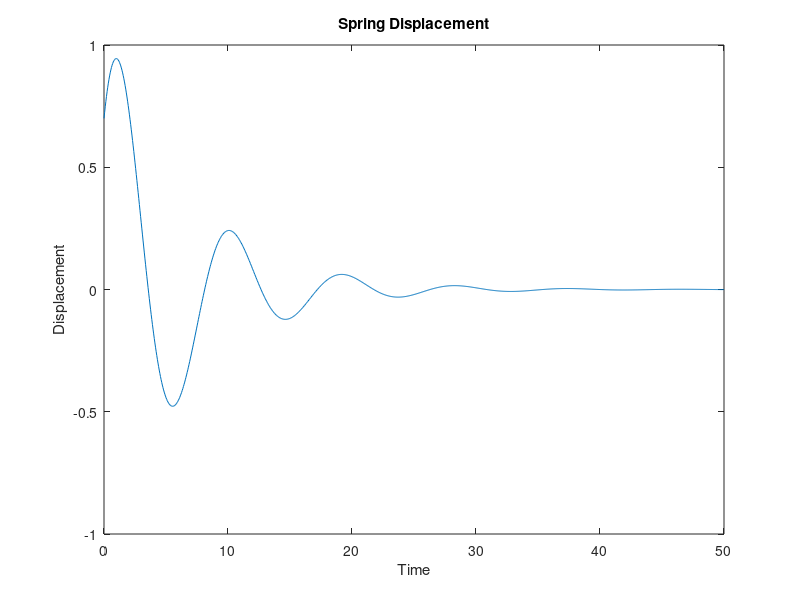
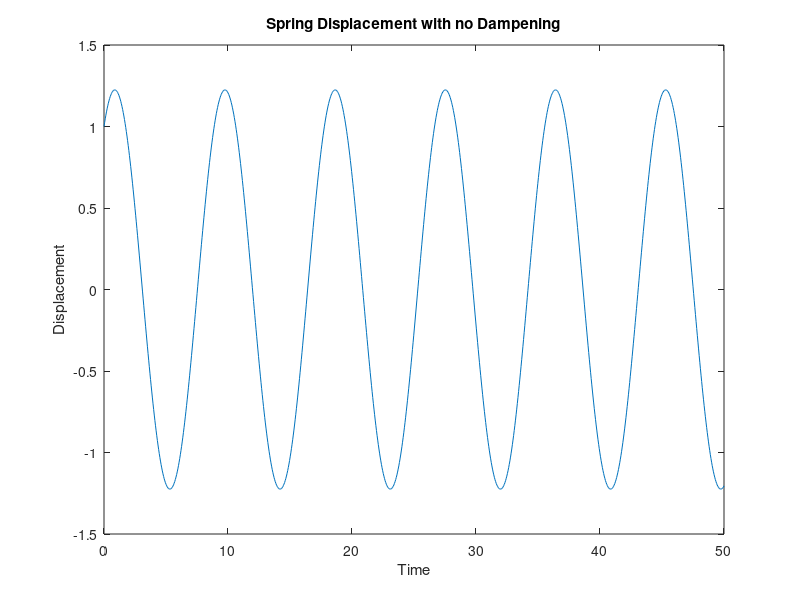

Recreate these plots in MATLAB, in order. (Note: this script raises an error after producing the figures.)
%% Lab 10
% Liam Hood
% Aero 300

clear
close all

%% 1
%Define givens
m = 1 ;
k = .5 ;
c = .3 ;
y0 = 2 ;
v0 = 0 ;

ydot = [ 0 1 ; -k/m -c/m ] ; %Spring description
[ x , lam ] = eig(ydot) ; %Find eigen
%c1 = (v0-((x(2,2)*y0)/x(1,2)))/(x(2,1)-((x(2,2)*x(1,1))/x(1,2))) ; %Find constants using initial values and fact that when t=0 exp will always be one
%c2 = (y0-x(1,1)*c1)/x(1,2) ; 
    cons1 = inv(x)*[y0;v0] ;
    c1 = cons1(1) ;
    c2 = cons1(2) ;
%y = @(t) x(1,1)*c1*exp( real(lam(1,1))*t ).*exp( imag(lam(1,1))*t ) + x(2,1)*c2*exp( real(lam(2,2))*t ).*exp( imag(lam(2,2))*t ) ; %Displacement function
y = @(t) x(1,1)*c1*exp( ( (lam(1,1))*t ) ) + x(2,1)*c2*exp( (lam(2,2))*t ) ;
t = linspace( 0 , 50 , 1000 ) ; 
displacement = y(t) ;

%Plot of displacement
plot( t , y(t) )
title( 'Spring Displacement' )
xlabel( 'Time' )
ylabel( 'Displacement' )

%Compare to no dampening
c = 0 ;
ydot = [ 0 1 ; -k/m -c/m ] ; %Spring description
[ x2 , lam2 ] = eig(ydot) ; %Find eigen
cons = inv( x2 )*[ y0 ; v0 ] ; %Find constants using initial values and fact that when t=0 exp will always be one
y2 = @(t) x2(1,1)*cons(1)*exp( lam2(1,1)*t ) + x2(2,1)*cons(2)*exp( lam2(2,2)*t ) ; %Displacement function
t = linspace( 0 , 50 , 1000 ) ; 

%Plot of displacement with no dampening
figure
plot( t , y2(t) )
title( 'Spring Displacement with no Dampening' )
xlabel( 'Time' )
ylabel( 'Displacement' )

disp( 'If c=0 then the sin wave continues indefinitely. The eigenvalues when ' )
disp( ' c = .3 have real components and when c=0 they do not.' )
disp( 'c=.3 eigenvalues' )
disp( lam )
disp( 'c=0 eigenvalues' )
disp( lam2 )

%% 2 

% x(1) = intitial guess
% while error < tolerance
    % x(ii+1) = A*x(ii)
    % x(ii+1) = x(ii+1)/max(x(ii+1))
    % m0 = Transpose( x(ii) )*x(ii)
    % m1 = Transpose( x(ii) )*x(ii+1)
    % m2 = Transpose( x(ii+1) )*x(ii+1)
    % error = square root( (m2/m1)-(m1/m0)^2 )
% end

%% 3 and 4
%Given
A = [ 1 1 4 -4 ; -1 4 0 4 ; 4 -1 3 4 ; 1 0 2 1 ] ;

Tol = 10^-10 ; % Tolerance
[ vec3 , lam3 ] = eig(A) ; %Find eigenvalues and eigenvectors using built in function
[ vecP3 , iteration ] = eigenpower( A , Tol ) ; %Using my function
%Answer questions
disp( 'My power method function gives the largest eigenvector but with the ' )
disp( 'opposite sign as eig function.' )
disp( 'Eigenvectors followed by eigenvalues' )
disp( vec3 )
disp( lam3 )
disp( 'Eigenvector from my power method function' )
disp( vecP3 )

%% 5
%Given
A = [ 1 1 4 -4 ; -1 4 0 4 ; 4 -1 3 4 ; 1 0 2 1 ] ;
iterations = 20;
[ vecQR , lamQR ] = qr_eigen( A , iterations ) ; %Use my QR iteration function

%% 6
S = svd( A ) ; %Find singular values
scale_condition = max(S)/min(S) ; %Find scaling condition
disp( 'The scaling is relatively low so it is well conditioned' )

%% Functions
function [ vec , iteration ] = eigenpower( A , Tol )
    x = ones( length(A) , 1 ) ; %Set initial guess at all ones
    error = Tol+1 ; %Set initial error above tolerance
    iteration = 0 ; %Set iteration count at 0
    while error > Tol %Continue as long as error is above tolerance
        y = A*x ; %Calculate next guess
        y = y/norm(y) ; %Reduce size norm is one
        %Calculate values for finding error
        m0 = x'*x ; 
        m1 = x'*y ;
        m2 = y'*y ;
        error = sqrt( (m2/m1) - (m1/m0)^2 ) ; %Find error
        x = y ; %reassign newly established guess as old guess
        iteration = iteration+1 ;
    end
    vec = x ;
end

function [ Qbar , lam ] = qr_eigen( A , iterations )
%Input A of any size and iteration count. Outputs eigenvectors in Qbar and
%corresponding eigenvalues in lam
    [ height , width ] = size(A) ;
    Q = eye( height , height ) ; %Create initial guess of Q
    Qbar = Q ; %Begin Qbar
    R = A ; %Starting R value
    for jj = 1:iterations %Continues for a given number of iterations
        [ Q , R ] = qr( R*Q ) ; %Find new Q and R
        Qbar = Qbar*Q ; %Find new Qbar
    end
    lam = diag( R*Q ) ; %find eigenvalues

end
